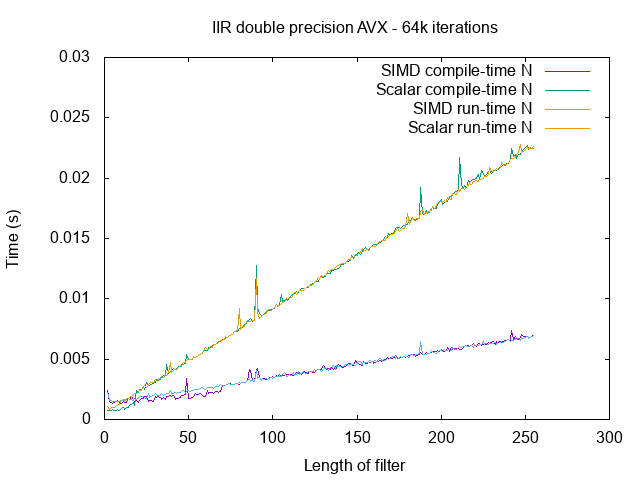

Source code (gnuplot):
set title "IIR double precision AVX - 64k iterations"

set xlabel "Length of filter"
set ylabel "Time (s)"

plot "iir-avx.dat" u 1:6 w lines t "SIMD compile-time N", \
     "" u 1:7 w lines t "Scalar compile-time N", \
     "" u 1:8 w lines t "SIMD run-time N", \
     "" u 1:9 w lines t "Scalar run-time N"
